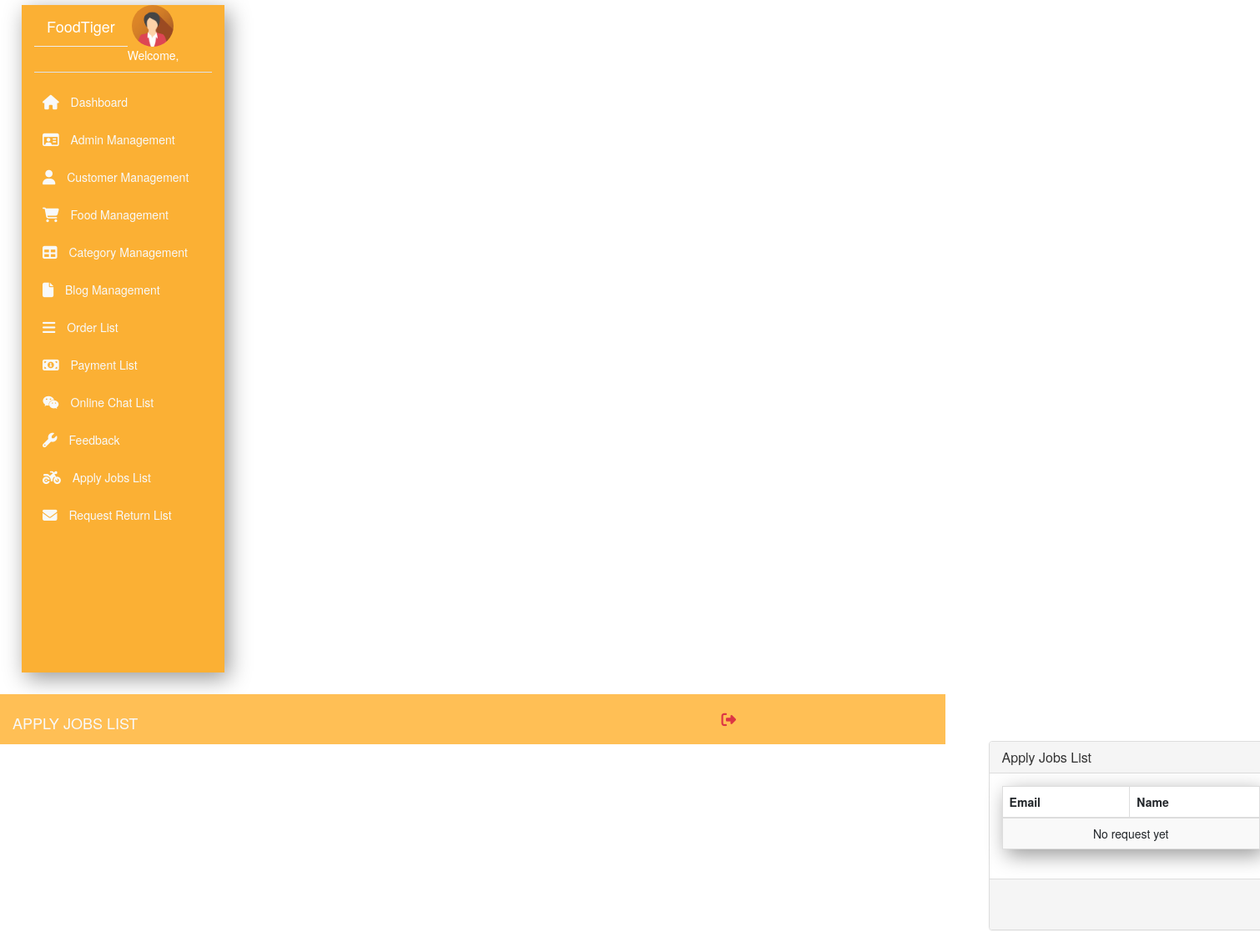
Page /Superadmin/requestJob.php on the earlier database version.
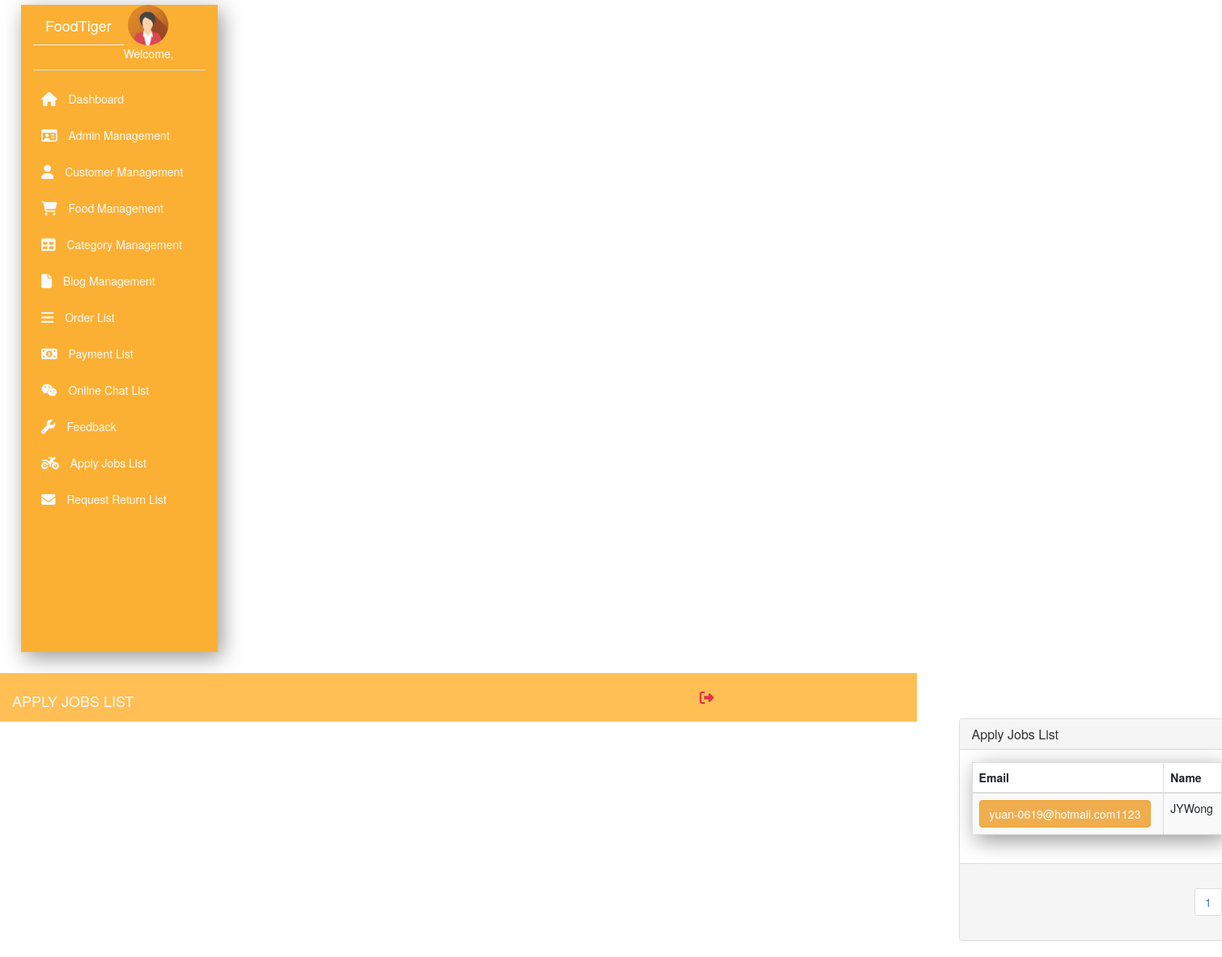
Same page on the later database version.
### tables this page shows
CREATE TABLE `requestjob` (
  `id` int(11) NOT NULL,
  `firstName` varchar(255) NOT NULL,
  `lastName` varchar(255) NOT NULL,
  `PhoneNo` varchar(255) NOT NULL,
  `Email` varchar(255) NOT NULL,
  `years` varchar(255) NOT NULL,
  `language` varchar(50) NOT NULL,
  `citizen` varchar(15) NOT NULL,
  `validDriverLicense` varchar(50) NOT NULL,
  `vehicle` varchar(50) NOT NULL,
  `City` varchar(50) NOT NULL,
  `status` varchar(30) NOT NULL,
  `time_date` timestamp NOT NULL DEFAULT current_timestamp() ON UPDATE current_timestamp()
);

### Superadmin/requestJob.php (the view, shortened to what this page needs)
<!DOCTYPE html>
<html>
  <head>
    <link href="//maxcdn.bootstrapcdn.com/bootstrap/4.1.1/css/bootstrap.min.css" rel="stylesheet" id="bootstrap-css">
    <link href="https://cdnjs.cloudflare.com/ajax/libs/font-awesome/4.4.0/css/font-awesome.min.css" rel='stylesheet' type='text/css'>
  </head>
  <body>
    <?php
      require "nav/nav.php";
      $page = @$_GET['page'];
      if($page == 0 || $page == 1){
          $page1 = 0;
      }
      else {
          $page1 = ($page * 6) - 6;
      }
      $sql="select * from requestjob where status='have not approve'  LIMIT ".$page1.", 6";
      $result=$conn->query($sql);
    ?>
		<div class="col-lg-9 col-xl-10 col-md-8 ml-auto fixed-top py-2 top-navbar" style="background-color: #ffbf55;">
      <div class="row align-items-center">
        <div class="col-md-9">
          <h4 class="text-light text-uppercase mb-0">Apply Jobs List</h4>
        </div>
        <div class="col-md-3">
          <ul class="navbar-nav">
            <li class="nav-item ml-md-auto ">
              <a href="adminlognout.php" class="nav-link" onclick="return confirm('Are you sure?')"><i class="fa fa-sign-out text-danger fa-lg"></i></a>
            </li>
          </ul>
        </div>
      </div>
    </div>
    <div class="container" style="margin-top:5%;margin-left:30%;">
      <div class="row">
        <div class="col-md-10 col-md-offset-1">
          <div class="panel panel-default panel-table">
            <div class="panel-heading">
              <div class="row">
                <div class="col col-xs-6">
                  <h3 class="panel-title">Apply Jobs List</h3>
                </div>
                <div class="col col-xs-6 text-right"></div>
              </div>
            </div>
            <div class="panel-body">
              <table class="table table-striped table-bordered table-list" style="box-shadow: 5px 7px 25px #999;">
                <thead>
                  <tr>
                    <th>Email</th>
                    <th>Name</th>
                  </tr>
                </thead>
              <tbody>
                <?php
                  if ($result->num_rows > 0) {
                    while($row = $result->fetch_assoc()) {
					      ?>
                <tr>
                  <td><a class="btn btn-warning" href ="jobdetail.php? id=<?php echo $row['id'];?>"><?php echo $row['Email'];?></a></td>
                  <td><?php echo $row['firstName'];?><?php echo $row['lastName'];?></td>
                </tr>
                <?php
                    }
                  }
                  else {
                    echo "<tr><td class='text-center' colspan='7' >No request yet </td></tr>";
                  }
                ?>
              </tbody>
            </table>
          </div>
          <div class="panel-footer">
            <div class="row">
              <div class="col col-xs-4"></div>
              <div class="col col-xs-8">
                <?php
                  $result = $conn->query("SELECT * FROM requestjob where status='have not approve' ");
                  $count = $result->num_rows;
                  $a = $count / 9;
                  $a = ceil($a);
                ?>
                <ul class="pagination hidden-xs pull-right">
                  <?php
                    for ($i = 1; $i <= $a; $i++) {
                  ?>
                  <li class="page-item"><a class="page-link" href="requestJob.php?page=<?php echo $i; ?>"><?php echo $i; ?></a></li>
                  <?php
                    }
                  ?>
                </ul>
              </div>
            </div>
          </div>
        </div>
      </div>
    </div>
  </body>
</html>

### Superadmin/nav/nav.php (shortened to what this page needs)
<!DOCTYPE html>
<html>
    <head>
        <link rel="stylesheet" href="https://stackpath.bootstrapcdn.com/font-awesome/4.7.0/css/font-awesome.min.css">
        <link rel="stylesheet" href="https://stackpath.bootstrapcdn.com/bootstrap/4.3.1/css/bootstrap.min.css">
        <link rel="stylesheet" href="../css/admin.css">
        <link rel="stylesheet" href="fonts/ionicons/css/ionicons.min.css">
        <link rel="stylesheet" href="fonts/fontawesome/css/font-awesome.min.css">
        <link rel="stylesheet" href="fonts/flaticon/font/flaticon.css">
        <link rel="stylesheet" type="text/css" href="css/bootstrap.min.css">
    </head>
    <body>
        <nav class="navbar navbar-expand-md  navbar-light">
            <div class="collapse navbar-collapse " id="myNavbar">
                <div class="container-fluid">
                    <div class="row">
                        <div class="col-lg-3 col-xl-2 col-md-4 sidebar fixed-top">
                            <a href="adminhome.php" class="navbar-brand text-white d-block mx-auto text-center mb-3 bottom-border pb-2">
                            FoodTiger
                            </a>
                            <img src="../image/avatar6.png" width="50"height="50" alt="nice" class="rounded-circle mr-3 ml-2">
                            <a href="adminProfile.php" class="text-white ">Welcome, <?php echo $Name;?> </a>
                            <div class="border-bottom pb-3"></div>
                            <ul class="navbar-nav flex-column mt-4">
                                <li class="nav-item">
                                    <a href="adminhome.php" class="nav-link text-light p-3 mb-2 sidebar-link "> <i class="fa fa-home text-light fa-lg mr-3" aria-hidden="true"></i> Dashboard
                                    </a>
                                </li>
                                <li class="nav-item">
                                    <a href="adminpage.php" class="nav-link text-light p-3 mb-2 sidebar-link"><i class="fa fa-id-card-o text-light fa-lg mr-3" aria-hidden="true"></i>
                                    Admin Management
                                    </a>
                                </li>
                                <li class="nav-item">
                                    <a href="viewCustomerAcc.php" class="nav-link text-light p-3 mb-2 sidebar-link"><i class="fa fa-user text-light fa-lg mr-3" aria-hidden="true"></i>
                                    Customer Management
                                    </a>
                                </li>
                                <li class="nav-item">
                                    <a href="food/food.php" class="nav-link text-light p-3 mb-2 sidebar-link"> <i class="fa fa-shopping-cart text-light fa-lg mr-3" aria-hidden="true"></i>
                                    Food Management
                                    </a>
                                </li>
                                <li class="nav-item">
                                    <a href="food/category.php" class="nav-link text-light p-3 mb-2 sidebar-link"> <i class="fa fa-table text-light fa-lg mr-3" aria-hidden="true"></i>
                                    Category Management
                                    </a>
                                </li>
                                <li class="nav-item">
                                    <a href="Blogmanage.php" class="nav-link text-light p-3 mb-2 sidebar-link"> <i class="fa fa-file text-light fa-lg mr-3" aria-hidden="true"></i>
                                    Blog Management
                                    </a>
                                </li>
                                <li class="nav-item">
                                    <a href="viewhistoryOrder.php" class="nav-link text-light p-3 mb-2 sidebar-link"> <i class="fa fa-bars text-light fa-lg mr-3" aria-hidden="true"></i>
                                    Order List
                                    </a>
                                </li>
                                <li class="nav-item">
                                    <a href="viewPayhistory.php" class="nav-link text-light p-3 mb-2 sidebar-link"><i class="fa fa-money text-light fa-lg mr-3" aria-hidden="true"></i>
                                    Payment List
                                    </a>
                                </li>
                                <li class="nav-item">
                                    <a href="viewChatList.php" class="nav-link text-light p-3 mb-2 sidebar-link"> <i class="fa fa-weixin text-light fa-lg mr-3" aria-hidden="true"></i>
                                    Online Chat List
                                    </a>
                                </li>
                                <li class="nav-item">
                                    <a href="viewfeedback.php" class="nav-link text-light p-3 mb-2 sidebar-link"> <i class="fa fa-wrench text-light fa-lg mr-3" aria-hidden="true"></i>
                                    Feedback
                                    </a>
                                </li>
                                <li class="nav-item">
                                    <a href="requestJob.php" class="nav-link text-light p-3 mb-2 sidebar-link"> <i class="fa fa-motorcycle text-light fa-lg mr-3" aria-hidden="true"></i>
                                    Apply Jobs List
                                    </a>
                                </li>
                                <li class="nav-item">
                                    <a href="returnorderlist.php" class="nav-link text-light p-3 mb-2 sidebar-link"> <i class="fa fa-envelope text-light fa-lg mr-3" aria-hidden="true"></i>
                                    Request Return List
                                    </a>
                                </li>
                            </ul>
                        </div>
                    </div>
                </div>
            </div>
        </nav>
    </body>
</html>

### css/admin.css (style rules this page uses)
body { font-weight: 300; font-size: 18px; }
.sidebar { height: 100vh; background-color: #fbb034; background-position: center; background-repeat: no-repeat; background-size: cover; box-shadow: 5px 7px 25px #999; }
.bottom-border { border-bottom: 1px groove#eee; }
.sidebar-link { transition: all .4s; }

Differences in the rows shown:
added requestjob: Email "yuan-0619@hotmail.com1123", firstName "JY", lastName "Wong"
Other differences:
new list line: "1"
text no longer shown: "No request yet"
